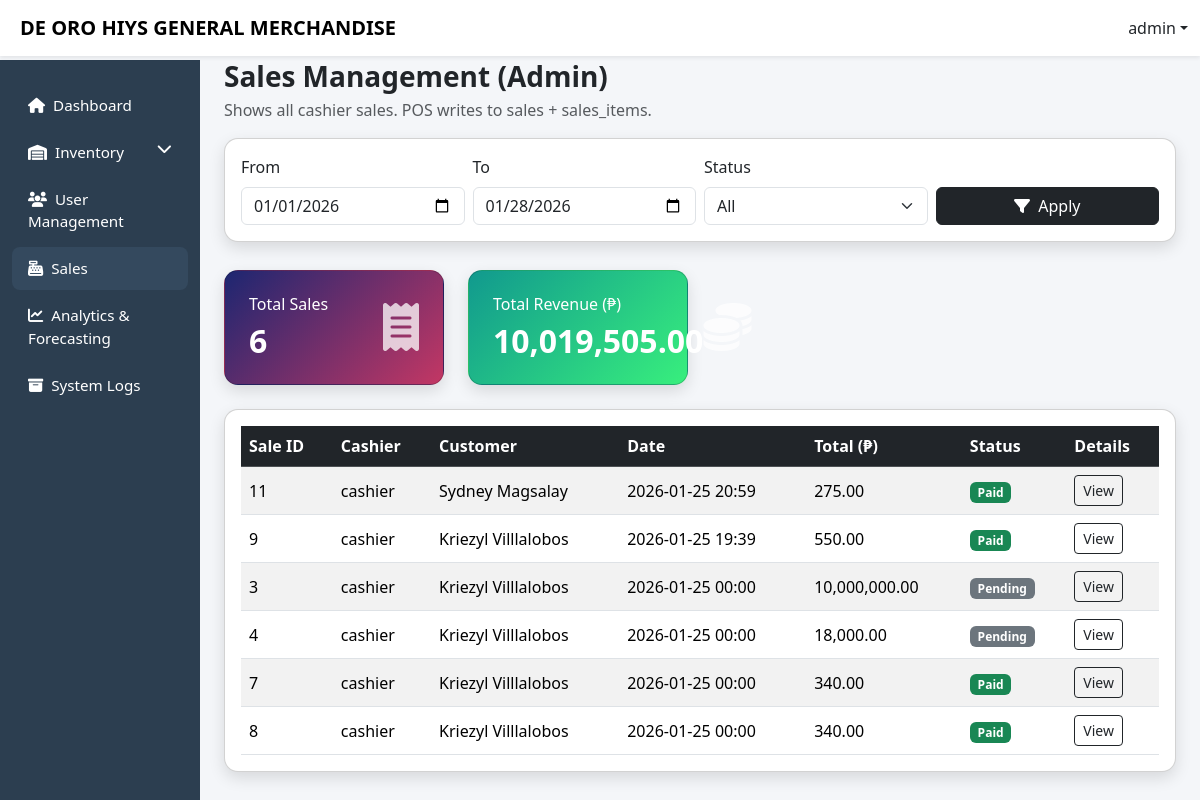
/admin/sales.php (signed in), run on an earlier commit of the app's database.
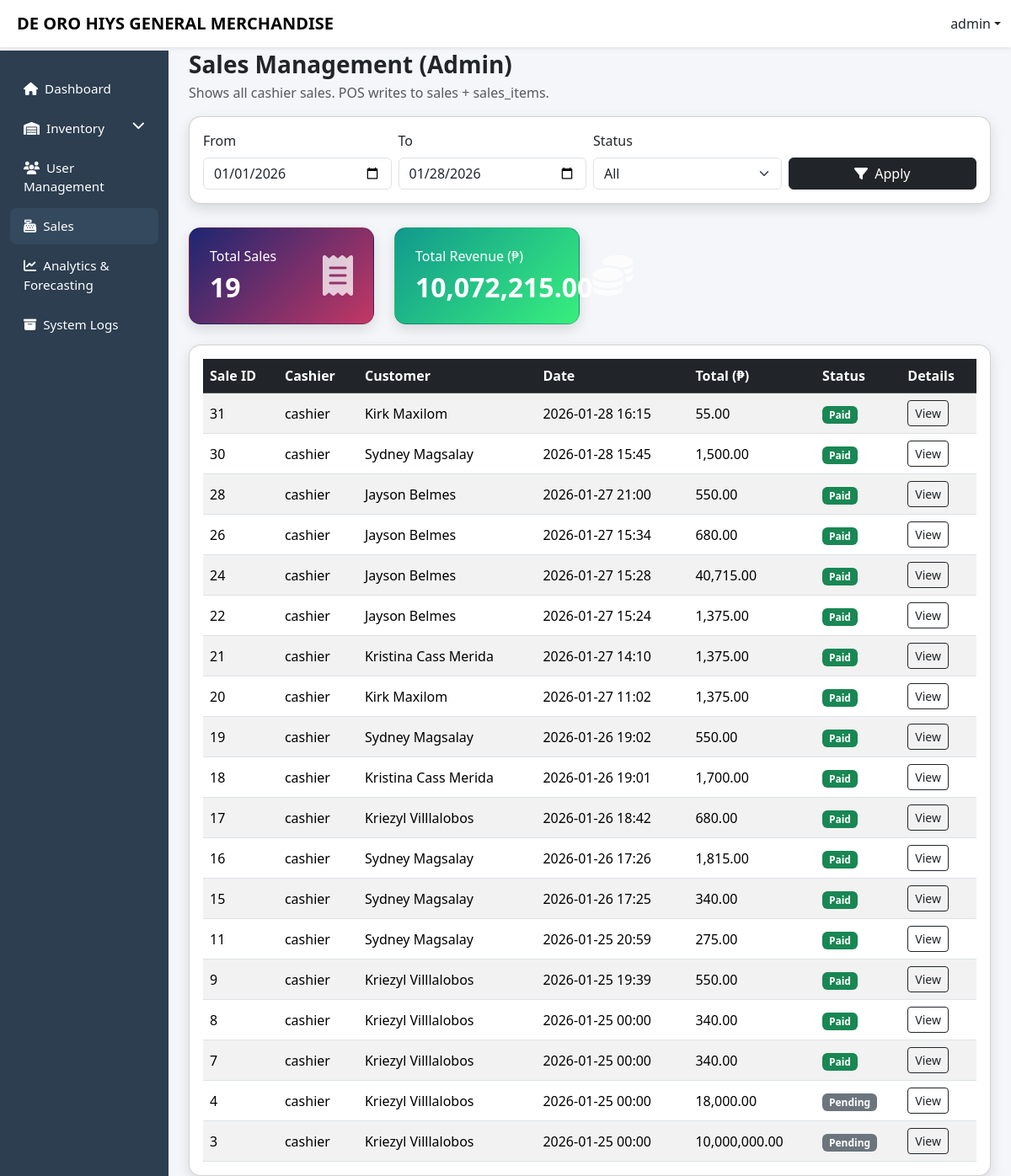
And on a later commit of the database.
### tables this page shows
CREATE TABLE `sales` (
  `sale_id` int(11) NOT NULL,
  `user_id` int(11) DEFAULT NULL,
  `customer_id` int(11) DEFAULT NULL,
  `sale_date` datetime NOT NULL,
  `total_amount` decimal(10,2) DEFAULT NULL,
  `status` varchar(30) NOT NULL DEFAULT 'pending',
  `created_at` timestamp NOT NULL DEFAULT current_timestamp()
);

CREATE TABLE `users` (
  `user_id` int(11) NOT NULL,
  `username` varchar(50) NOT NULL,
  `password` varchar(255) NOT NULL,
  `first_name` varchar(50) DEFAULT NULL,
  `last_name` varchar(50) DEFAULT NULL,
  `phone` varchar(20) DEFAULT NULL,
  `role` varchar(20) NOT NULL,
  `created_at` timestamp NOT NULL DEFAULT current_timestamp(),
  `status` enum('active','inactive') DEFAULT 'active'
);

### admin/sales.php (the view, shortened to what this page needs)
<?php
include '../config/db.php';
$username = $_SESSION['username'] ?? 'Admin';
$from = $_GET['from'] ?? date('Y-m-01');
$to = $_GET['to'] ?? date('Y-m-d');
$status = strtolower(trim($_GET['status'] ?? 'all'));
$where = "WHERE DATE(s.sale_date) BETWEEN ? AND ? AND (s.status IS NULL OR LOWER(s.status) <> 'cancelled')";
$params = [$from, $to];
$types = "ss";
$stmt = $conn->prepare("
SELECT
COUNT(*) AS total_sales,
IFNULL(SUM(s.total_amount),0) AS total_revenue
FROM sales s
$where
");
$stmt->bind_param($types, ...$params);
$stmt->execute();
$summary = $stmt->get_result()->fetch_assoc();
$stmt = $conn->prepare("
SELECT
s.sale_id, s.user_id, s.customer_id, s.sale_date, s.total_amount, s.status,
u.username AS cashier_username,
CONCAT(IFNULL(c.first_name,''),' ',IFNULL(c.last_name,'')) AS customer_name
FROM sales s
LEFT JOIN users u ON s.user_id = u.user_id
LEFT JOIN customers c ON s.customer_id = c.customer_id
$where
ORDER BY s.sale_date DESC
");
$stmt->bind_param($types, ...$params);
$stmt->execute();
$result = $stmt->get_result();
$salesRows = [];
while($row = $result->fetch_assoc()){
$salesRows[] = $row;
}
function h($v){ return htmlspecialchars((string)$v, ENT_QUOTES, 'UTF-8'); }
function statusBadge($status){
$st = strtolower(trim($status ?? ''));
if($st === 'paid') return 'bg-success';
return 'bg-secondary';
}
?>
<!DOCTYPE html>
<html lang="en">
<head>
<link href="https://cdn.jsdelivr.net/npm/bootstrap@5.3.2/dist/css/bootstrap.min.css" rel="stylesheet">
<link href="https://cdnjs.cloudflare.com/ajax/libs/font-awesome/6.5.1/css/all.min.css" rel="stylesheet">
</head>
<body>
<nav class="navbar navbar-expand-lg navbar-light bg-white shadow-sm fixed-top">
<div class="container-fluid">
<span class="navbar-brand fw-bold ms-2">DE ORO HIYS GENERAL MERCHANDISE</span>
<div class="ms-auto dropdown">
<a class="nav-link dropdown-toggle" data-bs-toggle="dropdown">
<?= h($username) ?>
</a>
</div>
</div>
</nav>
<div class="container-fluid">
<div class="row">
<nav id="sidebarMenu" class="col-lg-2 d-lg-block sidebar collapse">
<div class="pt-4">
<ul class="nav flex-column gap-1">
<li class="nav-item">
<a class="nav-link" href="dashboard.php"><i class="fas fa-home me-2"></i>Dashboard</a>
</li>
<li class="nav-item">
<a class="nav-link" data-bs-toggle="collapse" href="#inventoryMenu">
<i class="fas fa-warehouse me-2"></i>Inventory
<i class="fas fa-chevron-down float-end"></i>
</a>
</li>
<li class="nav-item">
<a class="nav-link" href="users.php"><i class="fas fa-users me-2"></i>User Management</a>
</li>
<li class="nav-item">
<a class="nav-link active" href="sales.php"><i class="fas fa-cash-register me-2"></i>Sales</a>
</li>
<li class="nav-item">
<a class="nav-link" href="analytics.php"><i class="fas fa-chart-line me-2"></i>Analytics & Forecasting</a>
</li>
<li class="nav-item">
<a class="nav-link" href="system_logs.php"><i class="fas fa-archive me-2"></i>System Logs</a>
</li>
</ul>
</div>
</nav>
<main class="col-lg-10 ms-sm-auto px-4 main-content">
<div class="d-flex justify-content-between align-items-center flex-wrap gap-2">
<div>
<h3 class="fw-bold mb-1">Sales Management (Admin)</h3>
<div class="text-muted">Shows all cashier sales. POS writes to sales + sales_items.</div>
</div>
</div>
<div class="card modern-card mt-3">
<div class="card-body">
<form class="row g-2 align-items-end">
<div class="col-12 col-md-3">
<label class="form-label">From</label>
<input type="date" name="from" class="form-control" value="<?= h($from) ?>">
</div>
<div class="col-12 col-md-3">
<label class="form-label">To</label>
<input type="date" name="to" class="form-control" value="<?= h($to) ?>">
</div>
<div class="col-12 col-md-3">
<label class="form-label">Status</label>
<select name="status" class="form-select">
<option value="all" <?= $status==='all'?'selected':'' ?>>All</option>
</select>
</div>
<div class="col-12 col-md-3">
<button class="btn btn-dark w-100"><i class="fa-solid fa-filter me-1"></i> Apply</button>
</div>
</form>
</div>
</div>
<div class="row g-4 mt-1">
<div class="col-12 col-md-6 col-lg-3">
<div class="card modern-card bg-gradient-primary text-white p-4">
<div class="d-flex justify-content-between align-items-center">
<div>
<h6 class="fw-light">Total Sales</h6>
<h2 class="fw-bold mb-0"><?= (int)($summary['total_sales'] ?? 0) ?></h2>
</div>
<i class="fas fa-receipt fa-3x opacity-75"></i>
</div>
</div>
</div>
<div class="col-12 col-md-6 col-lg-3">
<div class="card modern-card bg-gradient-success text-white p-4">
<div class="d-flex justify-content-between align-items-center">
<div>
<h6 class="fw-light">Total Revenue (₱)</h6>
<h2 class="fw-bold mb-0"><?= number_format((float)($summary['total_revenue'] ?? 0),2) ?></h2>
</div>
<i class="fas fa-coins fa-3x opacity-75"></i>
</div>
</div>
</div>
</div>
<div class="card modern-card mt-4">
<div class="card-body table-responsive">
<table class="table table-striped table-hover align-middle mb-0">
<thead class="table-dark">
<tr>
<th>Sale ID</th>
<th>Cashier</th>
<th>Customer</th>
<th>Date</th>
<th>Total (₱)</th>
<th>Status</th>
<th>Details</th>
</tr>
</thead>
<tbody>
<?php if(count($salesRows) > 0): ?>
<?php foreach($salesRows as $row): ?>
<?php $st = strtolower(trim($row['status'] ?? '')); ?>
<tr>
<td><?= (int)$row['sale_id'] ?></td>
<td><?= h($row['cashier_username'] ?? 'N/A') ?></td>
<td><?= h(trim($row['customer_name'] ?? '') ?: 'Walk-in') ?></td>
<td><?= $row['sale_date'] ? date('Y-m-d H:i', strtotime($row['sale_date'])) : '' ?></td>
<td><?= number_format((float)$row['total_amount'],2) ?></td>
<td>
<span class="badge <?= statusBadge($row['status']) ?>">
<?= h(ucfirst($st ?: 'unknown')) ?>
</span>
</td>
<td>
<button class="btn btn-sm btn-outline-dark"
data-bs-toggle="modal"
data-bs-target="#saleModal<?= (int)$row['sale_id'] ?>">
View
</button>
</td>
</tr>
<?php endforeach; ?>
<?php else: ?>
<tr><td colspan="7" class="text-center text-muted">No sales found for your filters.</td></tr>
<?php endif; ?>
</tbody>
</table>
</div>
</div>
</main>
</div>
</div>
</body>
</html>

### admin/sales.php (style rules this page uses)
body { background:#f4f6f9; padding-top: 60px; }
.sidebar { min-height:100vh; background:#2c3e50; padding-top: 0px; }
.sidebar .nav-link { color:#fff; padding:10px 16px; border-radius:8px; font-size:.95rem; }
.sidebar .nav-link:hover, .sidebar .nav-link.active { background:#34495e; }
.modern-card { border-radius:14px; box-shadow:0 6px 16px rgba(0,0,0,.12); transition:.3s; }
.main-content { padding-top:0px; }
.bg-gradient-primary { background:linear-gradient(135deg,#1d2671,#c33764); }
.bg-gradient-success { background:linear-gradient(135deg,#11998e,#38ef7d); }

What changed in the data, as far as the page shows it:
added sales: sale_id "31", user.username "cashier", customer_name "Kirk Maxilom", sale_date "2026-01-28 16:15", total_amount "55.00", status "Paid"
added sales: sale_id "30", user.username "cashier", customer_name "Sydney Magsalay", sale_date "2026-01-28 15:45", total_amount "1,500.00", status "Paid"
added sales: sale_id "28", user.username "cashier", customer_name "Jayson Belmes", sale_date "2026-01-27 21:00", total_amount "550.00", status "Paid"
added sales: sale_id "26", user.username "cashier", customer_name "Jayson Belmes", sale_date "2026-01-27 15:34", total_amount "680.00", status "Paid"
added sales: sale_id "24", user.username "cashier", customer_name "Jayson Belmes", sale_date "2026-01-27 15:28", total_amount "40,715.00", status "Paid"
added sales: sale_id "22", user.username "cashier", customer_name "Jayson Belmes", sale_date "2026-01-27 15:24", total_amount "1,375.00", status "Paid"
added sales: sale_id "21", user.username "cashier", customer_name "Kristina Cass Merida", sale_date "2026-01-27 14:10", total_amount "1,375.00", status "Paid"
added sales: sale_id "20", user.username "cashier", customer_name "Kirk Maxilom", sale_date "2026-01-27 11:02", total_amount "1,375.00", status "Paid"
added sales: sale_id "19", user.username "cashier", customer_name "Sydney Magsalay", sale_date "2026-01-26 19:02", total_amount "550.00", status "Paid"
added sales: sale_id "18", user.username "cashier", customer_name "Kristina Cass Merida", sale_date "2026-01-26 19:01", total_amount "1,700.00", status "Paid"
added sales: sale_id "17", user.username "cashier", customer_name "Kriezyl Villlalobos", sale_date "2026-01-26 18:42", total_amount "680.00", status "Paid"
added sales: sale_id "16", user.username "cashier", customer_name "Sydney Magsalay", sale_date "2026-01-26 17:26", total_amount "1,815.00", status "Paid"
added sales: sale_id "15", user.username "cashier", customer_name "Sydney Magsalay", sale_date "2026-01-26 17:25", total_amount "340.00", status "Paid"
shown differently, row unchanged: sales id 8: moves up the list
shown differently, row unchanged: sales id 7: moves up the list
shown differently, row unchanged: sales id 4: moves down the list
Also different on the page:
$summary['total_sales']: "6" → "19"
$summary['total_revenue']: "10,019,505.00" → "10,072,215.00"
